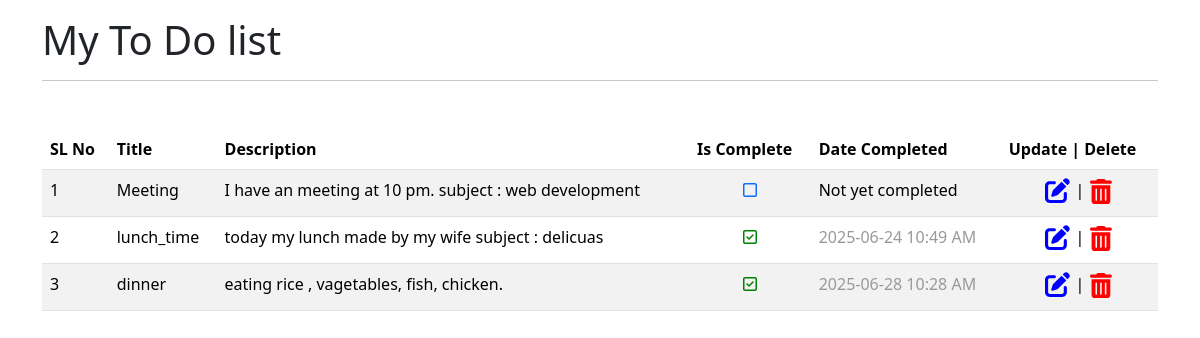
The app's page /, older data.
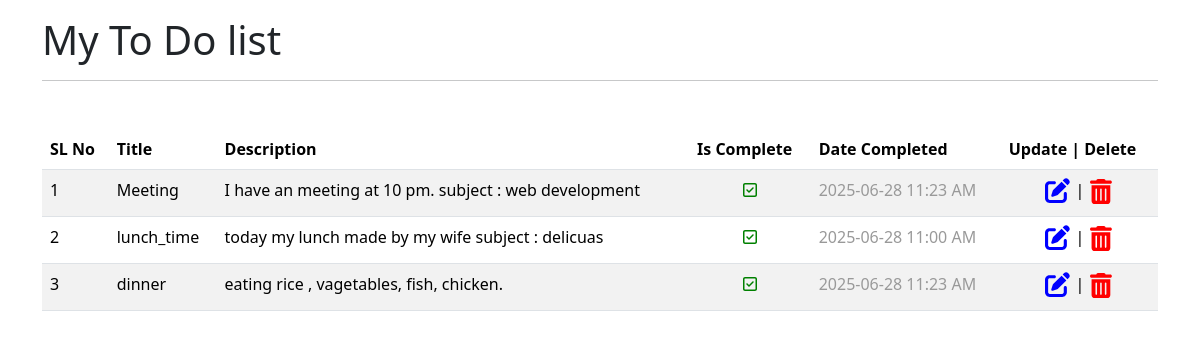
The same page, newer data.
### back_end/models.py (models this page shows, shortened)
class CreateTodo(models.Model):
    title = models.CharField(max_length=100)
    description = models.TextField()
    isComplete = models.BooleanField(default=False)
    created_at = models.DateTimeField(auto_now_add=True)
    updated_at = models.DateTimeField(auto_now=True)
    class Meta:
        verbose_name_plural = 'To Do'

### front_end/views.py (the view)
# urls.py: path('', views.index, name='home'),
def index(request):
    all_todos= CreateTodo.objects.all()
    context = {
        'all_todos': all_todos
    }
    return render(request, 'index.html', context)

### front_end/templates/index.html (shortened to what this page needs)
{% extends "base.html" %}
{% block content %}
  <div class="container">
    <div class="row">
      <div class="col-md-12">
        <h1 class="mt-3">My To Do list</h1><hr>
        <table class="table table-striped mt-5">
          <thead>
            <tr>
              <th scope="col">SL No</th>
              <th scope="col">Title</th>
              <th scope="col">Description</th>
              <th scope="col">Is Complete</th>
              <th scope="col">Date Completed</th>
              <th scope="col">Update | Delete</th>
            </tr>
          </thead>
          <tbody>
          {% for todo in all_todos %}
            <tr>
              <td>{{ forloop.counter }}</td>
              <td>{{ todo.title }}</td>
              <td>{{ todo.description }}</td>
              <td class="text-center">
                <a href="{% url 'statusComplete' todo.pk %}" class="complete_link">{% if todo.isComplete %}
                  <i class="fa-regular fa-square-check active"></i>
                  {% else %}
                  <i class="fa-regular fa-square"></i>
                  {% endif %}</a>
              </td>
              <td>
                {% if todo.isComplete %}
              <span href="" class="date_complete">
                <span class="date_complete">
                {{todo.updated_at|date:"Y-m-d"}} {{ todo.updated_at|date:"g:i A" }}
                </span>
                  {% else %}
                  <span>Not yet completed</span>
                {% endif %}
              </td>
              <td style="display: flex; margin-auto; justify-content: center; gap: 5px;">
                <a href=""><i style="color: blue; font-size: 25px;" class="fa-solid fa-pen-to-square"></i></a>|
                <form action="{% url 'deleteTodo' todo.pk %}">
                  <button type="submit" class="btn btn-link" style="color: red; text-decoration: none; padding: 0;">
                    <i style="color: red; font-size: 25px;" class="fa-solid fa-trash-can"></i>
                  </button>
                </form>
              </td>
            </tr>
            {% endfor %}
          </tbody>
        </table>
      </div>
    </div>
  </div>
{% endblock %}

Row changes from the older to the newer data that the page shows:
changed CreateTodo "Meeting": updated_at (not shown) → "2025-06-28"; updated_at (not shown) → "11:23 AM"; no longer shows "Not yet completed"
changed CreateTodo "lunch_time": updated_at "2025-06-24" → "2025-06-28"; updated_at "10:49 AM" → "11:00 AM"
changed CreateTodo "dinner": updated_at "10:28 AM" → "11:23 AM"
